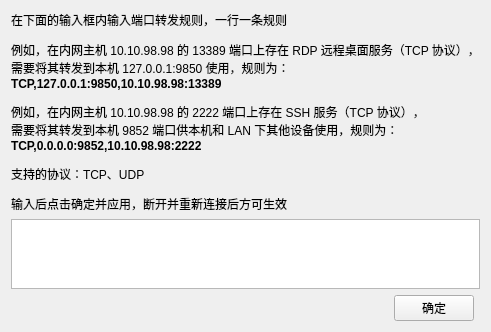
<?xml version="1.0" encoding="UTF-8"?>
<ui version="4.0">
 <class>PortForwardingWindow</class>
 <widget class="QWidget" name="PortForwardingWindow">
  <property name="geometry">
   <rect>
    <x>0</x>
    <y>0</y>
    <width>489</width>
    <height>317</height>
   </rect>
  </property>
  <property name="windowTitle">
   <string>端口转发</string>
  </property>
  <property name="styleSheet">
   <string notr="true"/>
  </property>
  <layout class="QGridLayout" name="gridLayout">
   <item row="2" column="1">
    <widget class="QPushButton" name="applyPushButton">
     <property name="text">
      <string>确定</string>
     </property>
    </widget>
   </item>
   <item row="1" column="0" colspan="3">
    <widget class="QTextEdit" name="textEdit">
     <property name="html">
      <string>&lt;!DOCTYPE HTML PUBLIC &quot;-//W3C//DTD HTML 4.0//EN&quot; &quot;http://www.w3.org/TR/REC-html40/strict.dtd&quot;&gt;
&lt;html&gt;&lt;head&gt;&lt;meta name=&quot;qrichtext&quot; content=&quot;1&quot; /&gt;&lt;meta charset=&quot;utf-8&quot; /&gt;&lt;style type=&quot;text/css&quot;&gt;
p, li { white-space: pre-wrap; }
hr { height: 1px; border-width: 0; }
li.unchecked::marker { content: &quot;\2610&quot;; }
li.checked::marker { content: &quot;\2612&quot;; }
&lt;/style&gt;&lt;/head&gt;&lt;body style=&quot; font-family:'Microsoft YaHei UI'; font-size:9pt; font-weight:400; font-style:normal;&quot;&gt;
&lt;p style=&quot;-qt-paragraph-type:empty; margin-top:0px; margin-bottom:0px; margin-left:0px; margin-right:0px; -qt-block-indent:0; text-indent:0px;&quot;&gt;&lt;br /&gt;&lt;/p&gt;&lt;/body&gt;&lt;/html&gt;</string>
     </property>
    </widget>
   </item>
   <item row="2" column="0">
    <spacer name="horizontalSpacer">
     <property name="orientation">
      <enum>Qt::Horizontal</enum>
     </property>
     <property name="sizeHint" stdset="0">
      <size>
       <width>213</width>
       <height>20</height>
      </size>
     </property>
    </spacer>
   </item>
   <item row="0" column="0" colspan="3">
    <widget class="QLabel" name="label">
     <property name="text">
      <string>&lt;html&gt;&lt;head/&gt;&lt;body&gt;&lt;p&gt;在下面的输入框内输入端口转发规则，一行一条规则&lt;/p&gt;&lt;p&gt;例如，在内网主机 10.10.98.98 的 13389 端口上存在 RDP 远程桌面服务（TCP 协议），&lt;br/&gt;需要将其转发到本机 127.0.0.1:9850 使用，规则为：&lt;br/&gt;&lt;span style=&quot; font-weight:700;&quot;&gt;TCP,127.0.0.1:9850,10.10.98.98:13389&lt;/span&gt;&lt;/p&gt;&lt;p&gt;例如，在内网主机 10.10.98.98 的 2222 端口上存在 SSH 服务（TCP 协议），&lt;br/&gt;需要将其转发到本机 9852 端口供本机和 LAN 下其他设备使用，规则为：&lt;br/&gt;&lt;span style=&quot; font-weight:700;&quot;&gt;TCP,0.0.0.0:9852,10.10.98.98:2222&lt;/span&gt;&lt;/p&gt;&lt;p&gt;支持的协议：TCP、UDP&lt;/p&gt;&lt;p&gt;输入后点击确定并应用，断开并重新连接后方可生效&lt;/p&gt;&lt;/body&gt;&lt;/html&gt;</string>
     </property>
     <property name="openExternalLinks">
      <bool>true</bool>
     </property>
     <property name="textInteractionFlags">
      <set>Qt::LinksAccessibleByMouse|Qt::TextSelectableByMouse</set>
     </property>
    </widget>
   </item>
  </layout>
 </widget>
 <resources/>
 <connections/>
</ui>
